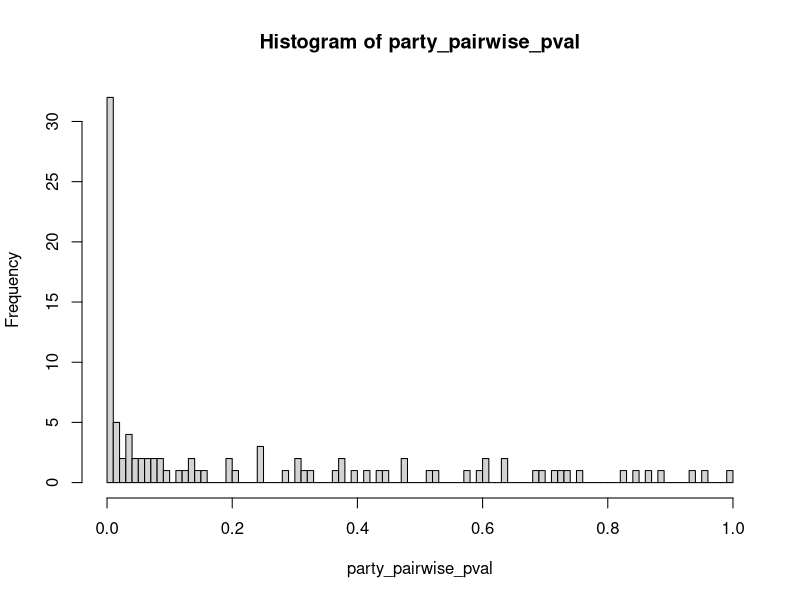
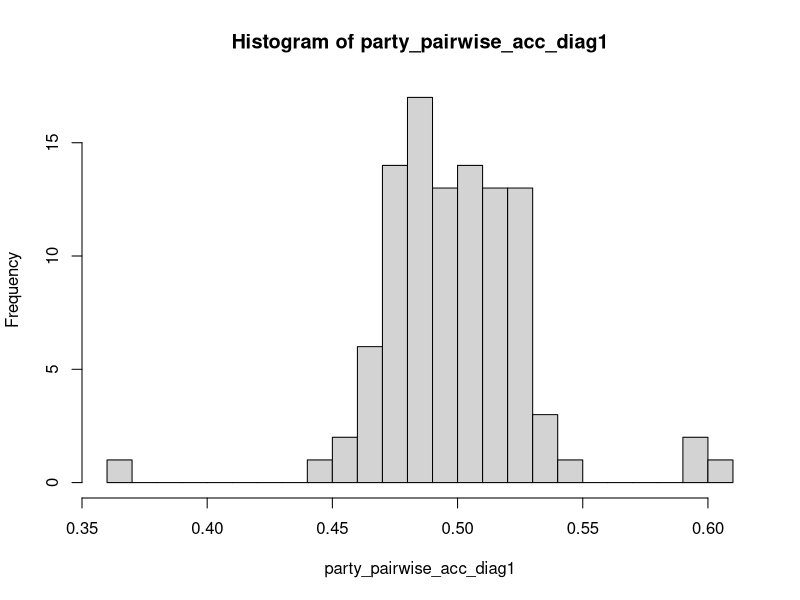
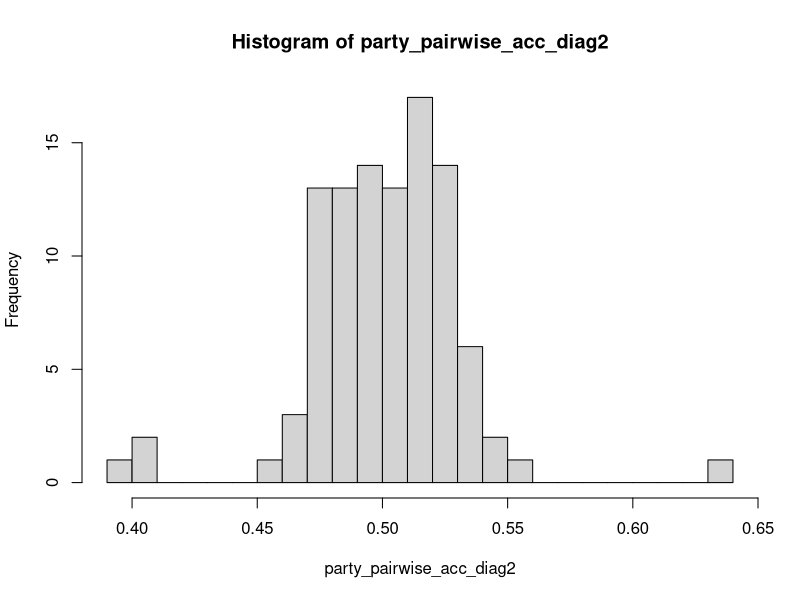
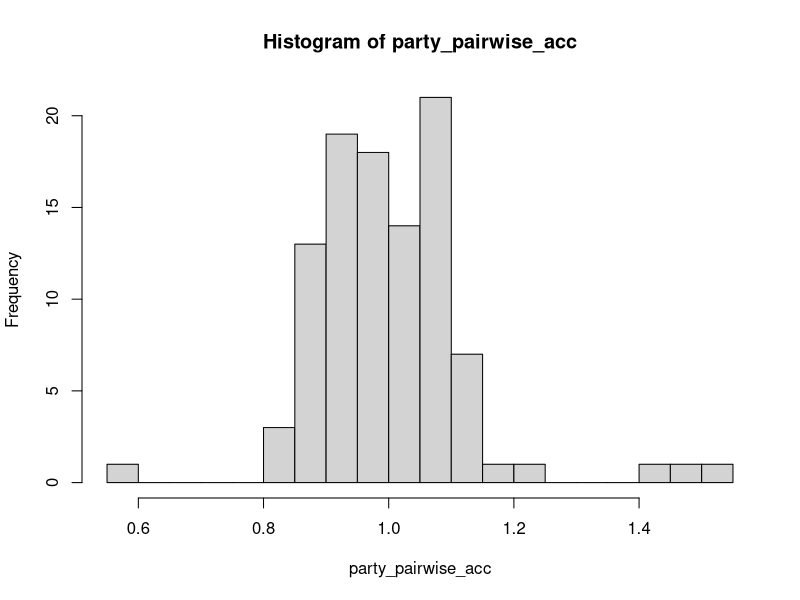
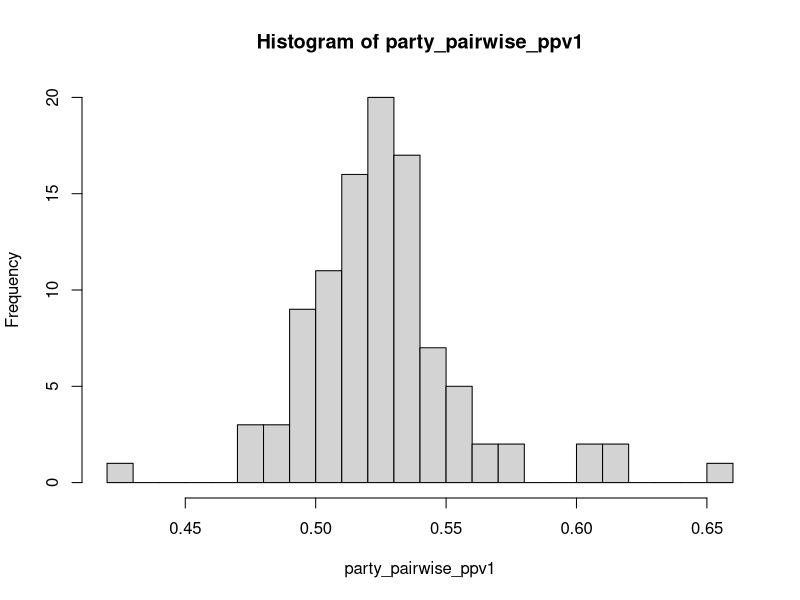
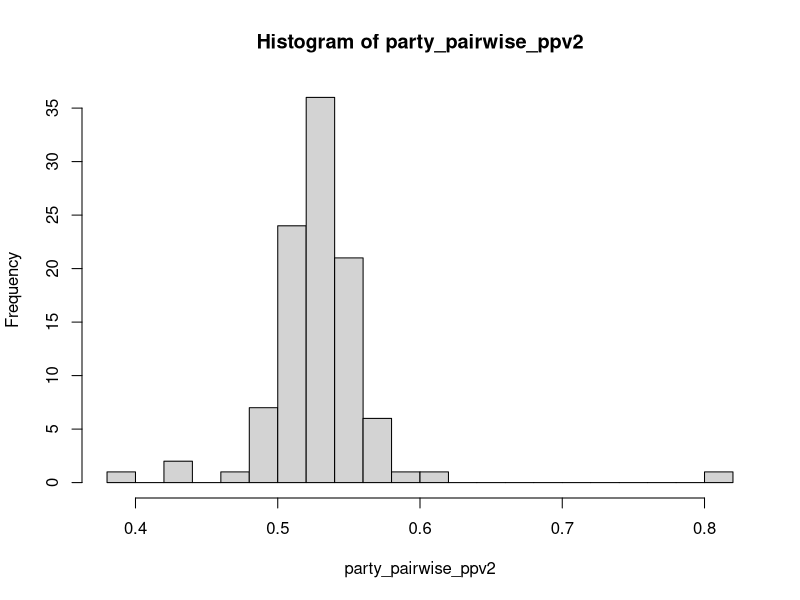
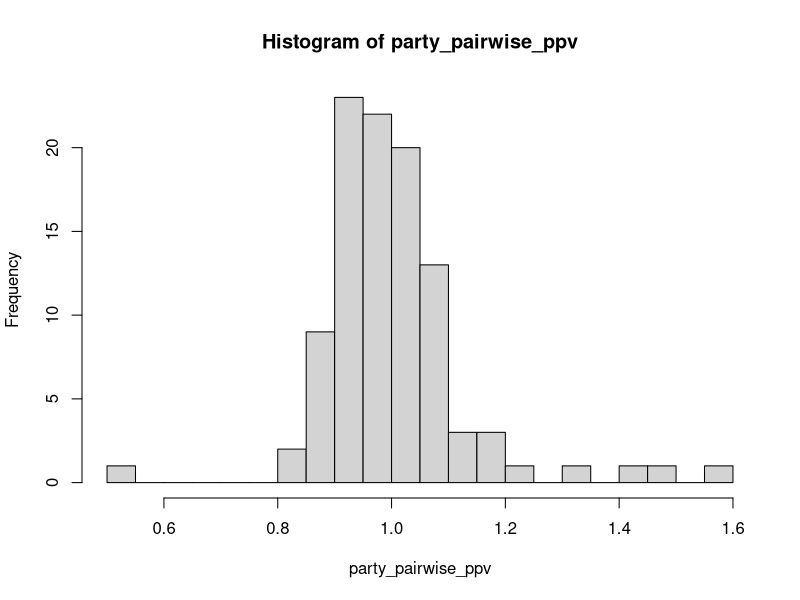

Reproduce these figures in R, in order. (Note: this script raises an error after producing the figures.)
#################################################################################
# Import training set but replace blanks with NA
trainChiSq <- read.csv("train2016.csv", na.strings = c("", "NA"))
str(trainChiSq)
summary(trainChiSq)

# note we just want to check the Question columns!
questions = grep("^Q",names(trainChiSq))

# Create vector identifying questions associated with OUTCOME (Party) using various 
# parameters: chi squared (cut and value), accuracy (both diags), PPV (both responses)
# Loop over all the questions

party_pairwise_acc_diag1 <- vector()
party_pairwise_acc_diag2 <- vector()
party_pairwise_acc <- vector()
party_pairwise_ppv1 <- vector()
party_pairwise_ppv2 <- vector()
party_pairwise_ppv <- vector()
party_pairwise_cut <- vector()
party_pairwise_pval <- vector()
for(i in questions){
        resultsTable = table(trainChiSq$Party,trainChiSq[[i]])
        x <- chisq.test( resultsTable)
        party_pairwise_acc_diag1[i] <- (resultsTable[1,1]+resultsTable[2,2])/sum(resultsTable)
        party_pairwise_acc_diag2[i] <- (resultsTable[1,2]+resultsTable[2,1])/sum(resultsTable)
        party_pairwise_acc[i] <- party_pairwise_acc_diag1[i]/party_pairwise_acc_diag2[i]
        party_pairwise_ppv1[i] <- resultsTable[1,1]/(resultsTable[1,1]+resultsTable[2,1])
        party_pairwise_ppv2[i] <- resultsTable[1,2]/(resultsTable[1,2]+resultsTable[2,2])
        party_pairwise_ppv[i] <- party_pairwise_ppv1[i]/party_pairwise_ppv2[i]
        party_pairwise_cut[i] <- x$p.value < 0.000001
        party_pairwise_pval[i] <- x$p.value
}

# Plot data to choose cut points for data
hist(party_pairwise_pval, breaks = 100)

hist(party_pairwise_acc_diag1, breaks = 20)
hist(party_pairwise_acc_diag2, breaks = 20)
hist(party_pairwise_acc, breaks = 20)

hist(party_pairwise_ppv1, breaks = 20)
hist(party_pairwise_ppv2, breaks = 20)
hist(party_pairwise_ppv, breaks = 20)

# boxplot(party_pairwise_acc_diag2 ~ party_pairwise_cut)

# head(party_pairwise_acc_diag1, 20)
# head(party_pairwise_acc_diag2, 20)
# head(party_pairwise_acc, 20)
# head(party_pairwise_ppv, 20)
# head(party_pairwise_cut, 20)
# head(party_pairwise_pval, 20)


# Review which type of selection to use: decided on ChiSq p value in the end
seln_acc_diag1 <- which(party_pairwise_acc_diag1 < 0.44 | party_pairwise_acc_diag1 > 0.55)
seln_acc_diag2 <- which(party_pairwise_acc_diag2 < 0.45 | party_pairwise_acc_diag2 > 0.56)
seln_acc <- which(party_pairwise_acc < 0.7 | party_pairwise_acc > 1.3)

seln_ppv1 <- which(party_pairwise_ppv1 < 0.45 | party_pairwise_ppv1 > 0.6)
seln_ppv2 <- which(party_pairwise_ppv2 < 0.45 | party_pairwise_ppv2 > 0.65)
seln_ppv <- which(party_pairwise_ppv < 0.8 | party_pairwise_ppv > 1.2)

# This contains all of the others:
seln_cut <- which(party_pairwise_cut)

sigQs <- names(trainChiSq)[seln_cut]
sigQs <- sigQs[!is.na(sigQs)]
sigQs

# Note that Q113181 and Q98197 are almost identical, but Q113181 has fewer NAs
plot(jitter(as.numeric(trainChiSq$"Q113181"), 2), jitter(as.numeric(trainChiSq$"Q98197"), 2))
sum(is.na(trainChiSq$"Q113181"))
sum(is.na(trainChiSq$"Q98197"))

sigQs <- sigQs[-which(sigQs == "Q98197")]


################################################################################
# Now repeat for higher threshold of cut (10 fold higher), ignoring other methods:

party_pairwise_cut <- vector()
party_pairwise_pval <- vector()
for(i in questions){
        resultsTable = table(trainChiSq$Party,trainChiSq[[i]])
        x <- chisq.test( resultsTable)
        party_pairwise_cut[i] <- x$p.value < 0.00001
        party_pairwise_pval[i] <- x$p.value
}
seln_cut <- which(party_pairwise_cut)
sigQs <- names(trainChiSq)[seln_cut]
sigQs <- sigQs[!is.na(sigQs)]
sigQs

# This adds another two questions

# Now repeat for higher threshold of cut (10 fold higher), ignoring other methods:
party_pairwise_cut <- vector()
party_pairwise_pval <- vector()
for(i in questions){
        resultsTable = table(trainChiSq$Party,trainChiSq[[i]])
        x <- chisq.test( resultsTable)
        party_pairwise_cut[i] <- x$p.value < 0.0001
        party_pairwise_pval[i] <- x$p.value
}
seln_cut <- which(party_pairwise_cut)
sigQs <- names(trainChiSq)[seln_cut]
sigQs <- sigQs[!is.na(sigQs)]
sigQs

# This adds another three questions
# Final list of questions associated with Party in univariate (ChiSq) analysis
sigQs <- sigQs[-which(sigQs == "Q98197")]

################################################################################
# Check each against the other for extreme correlation: doesn't appear to be any

mat_sigQs <- expand.grid(names(trainChiSq)[which(names(trainChiSq) %in% sigQs)], 
                   names(trainChiSq)[which(names(trainChiSq) %in% sigQs)])
class(mat_sigQs)
mat_sigQs

output_pairwise_cut <- vector()
output_pairwise_pval <- vector()
for(i in 1:nrow(mat_sigQs)){
        resultsTable = table(trainChiSq[ , as.character(mat_sigQs$Var1[i])], 
                             trainChiSq[ , as.character(mat_sigQs$Var2[i])], 
                             useNA = "no")
        x <- chisq.test( resultsTable)
        output_pairwise_cut[[i]] <- x$p.value < 0.000001
        output_pairwise_pval[[i]] <- x$p.value
}
head(output_pairwise_cut)
head(output_pairwise_pval)
idx_p.val <- order(output_pairwise_pval)
sigQPlots <- mat_sigQs[idx_p.val, ]
# Remove first 12
sigQPlots <- sigQPlots[13:144, ]
# Take every second plot (duplicated)
sigQPlots <- sigQPlots[seq(from = 1, to = nrow(sigQPlots), by = 2), ]

# Plot selected combinations
par(mfrow = c(2, 2))
for(i in 1:nrow(sigQPlots)){
        plot(jitter(as.numeric(trainChiSq[ , as.character(sigQPlots[i, 1])], 2)), 
             jitter(as.numeric(trainChiSq[ , as.character(sigQPlots[i, 2])], 2)),
             xlab = as.character(sigQPlots[i, 1]),
             ylab = as.character(sigQPlots[i, 2]),
             cex = 0.1)
}
par(mfrow = c(1, 1))
################################################################################
# Pairwise ChiSq between question variables

# Create dataframe for pairwise comparisons
df_Qs2x2 <- expand.grid(names(trainChiSq)[questions], names(trainChiSq)[questions])
# Remove identities
df_Qs2x2 <- df_Qs2x2[-which(df_Qs2x2$Var1 == df_Qs2x2$Var2), ]


Qs2x2_pairwise_cut <- vector()
Qs2x2_pairwise_pval <- vector()
for(i in 1:nrow(df_Qs2x2)){
        resultsTable = table(trainChiSq[ , as.character(df_Qs2x2$Var1[i])], 
                             trainChiSq[ , as.character(df_Qs2x2$Var2[i])], 
                             useNA = "no")
        x <- chisq.test( resultsTable)
        Qs2x2_pairwise_cut[[i]] <- x$p.value < 0.000001
        Qs2x2_pairwise_pval[[i]] <- x$p.value
}

# Identify smallest p values
idx_p.val <- order(Qs2x2_pairwise_pval)
# Remove duplicates
idx_p.val <- idx_p.val[seq(from = 1, to = length(idx_p.val), by = 2)]

highCorPlots <- df_Qs2x2[idx_p.val, ]
# head(highCorPlots, 30)
# highCorPlots[highCorPlots$Var1 == "Q98197" & highCorPlots$Var2 == "Q116441", ]

# Plot highly correlated variables against a range of others
par(mfrow = c(3, 3))
for(i in 301:400){
        # for(j in 1:4){
                plot(jitter(as.numeric(trainChiSq[ , as.character(highCorPlots[i, 1])], 2)), 
                     jitter(as.numeric(trainChiSq[ , as.character(highCorPlots[i, 2])], 2)),
                     xlab = as.character(highCorPlots[i, 1]),
                     ylab = as.character(highCorPlots[i, 2]),
                     # main = j,
                     cex = 0.1)
        # }
}
par(mfrow = c(1, 1))

# Create list of pairwise correlated questions
corr_Qs <- list()
for(i in seq_along(names(trainChiSq)[questions])){
                # out <- list()
                corr_Qs[[i]] <- which(highCorPlots[ ,1] == names(trainChiSq)[questions[i]] |
                                highCorPlots[ ,2] == names(trainChiSq)[questions[i]])
                corr_Qs <- c(corr_Qs, corr_Qs[[i]])
}

# Reduce to 101 questions and add their names
corr_Qs <- corr_Qs[1:101]
names(corr_Qs) <- names(trainChiSq)[questions]
# Take top 15 correlations
corr_Qs <- lapply(corr_Qs, function(x) head(x, 15))

# Create list of actual questions
corr_Qs_list <- vector("list", 101)
for(i in 1:101)  {
        for(j in 1:15){
                s <- vector()
                s <- as.character(unlist(highCorPlots[corr_Qs[[i]][j], ]))
                corr_Qs_list[[i]][j] <- s[s != names(trainChiSq)[7 + i]]
                corr_Qs_list <- c(corr_Qs_list, corr_Qs_list[[i]][j])
        }
}

# Reduce to 101 questions and add their names
corr_Qs_list <- corr_Qs_list[1:101]
names(corr_Qs_list) <- names(trainChiSq)[questions]
corr_Qs_list

################################################################################
################################################################################


test <- as.character(unlist(highCorPlots[corr_Qs[[1]][3], ]))
names(trainChiSq)[7 + 1]
corr_Qs[[1]]
test <- test[test != names(trainChiSq)[7 + 1]]

test <- lapply(corr_Qs, length)
head(unlist(test), 1000)
hist(unlist(test))
highCorPlots[ 436, ]
highCorPlots[4536, ]
highCorPlots[4604, ]
highCorPlots[4757, ]


names(trainChiSq)[questions]
seq_along(questions)
as.character(highCorPlots[1, 1])
# head(mat)
# head(trainChiSq[ ,"Q124742"])
# head(trainChiSq[ , as.character(mat$Var1)[1]])
# head(mat, 8)

# testTable <- table(trainChiSq[, as.character(mat$Var1)[7]], 
#                    trainChiSq[ ,as.character(mat$Var2)[7]], 
#                    useNA = "no")
# testTable
# chisq.test(testTable)$p.value

# mat$assocn <- output_pairwise_cut
# head(mat, 20)
# Find identities
# mat$identity <- ifelse(mat$Var1 == mat$Var2, TRUE, FALSE)
# Find duplicates
# mat$dup <- ifelse(paste0(mat$Var1, mat$Var2) == paste0(mat$Var2, mat$Var1), TRUE, FALSE)
# nrow(mat[mat$identity == TRUE | mat$dup == TRUE, ])
# mat[mat$Var1 == "Q96024" & mat$Var2 == "Q98197", ]
# mat[mat$Var1 == "Q98197" & mat$Var2 == "Q96024", ]
# head(paste0(mat$Var1, mat$Var2))
# class(output_pairwise_cut)

# create matrix with the pairwise correlated questions
mat_pairwise <- matrix(output_pairwise_cut, length(questions), length(questions))

# as.numeric(mat_pairwise)
# length(mat_pairwise)
# dim(mat_pairwise)
rownames(mat_pairwise) <- names(trainChiSq[questions])
colnames(mat_pairwise) <- names(trainChiSq[questions])

# mat_pairwise[!lower.tri(mat_pairwise)] <- 0  # unnecessary if parameters set below
# sum(mat_pairwise)


# create graph showing the correlations (edges) between questions (vertices)
library(igraph)
# ?igraph
# take upper triangular matrix and exclude diagonal to avoid repeat/identity matches
pairwise <- graph_from_adjacency_matrix(adjmatrix = mat_pairwise, 
                                        mode = "upper", 
                                        diag = FALSE,
                                        add.colnames = NULL, add.rownames = NA)
# print(pairwise)
# str(pairwise)

# make size proportional to the degree of each vertex
V(pairwise)$size = degree(pairwise)/2+2
plot(pairwise, vertex.label=NA)

# How many vertices linked to more than x others
# sum(degree(pairwise) > 20)
# sum(degree(pairwise) > 50)
# max(degree(pairwise))
# min(degree(pairwise))


no_corr_Q <- which(degree(pairwise) == 0)
lo_corr_Q <- which(degree(pairwise) < 10)
hi_corr_Q <- which(degree(pairwise) > 20)

# Ensure no overlap between groups
# sort(names(no_corr_Q))
# sort(names(lo_corr_Q))
# sort(names(hi_corr_Q))
# names(no_corr_Q) %in% names(lo_corr_Q)
# names(lo_corr_Q) %in% names(hi_corr_Q)        


# names(no_corr_Q) %in% sigQs
# names(lo_corr_Q) %in% sigQs
# names(hi_corr_Q) %in% sigQs

# High degree questions also correlated with outcome
a <- hi_corr_Q[names(hi_corr_Q) %in% sigQs]
question_list[question_list$Question_ID %in% names(a), 1:2]

# High degree questions not correlated with outcome
b <- hi_corr_Q[!c(names(hi_corr_Q) %in% sigQs)]
question_list[question_list$Question_ID %in% names(b), 1:2]

# Low degree questions also correlated with outcome
c <- lo_corr_Q[c(names(lo_corr_Q) %in% sigQs)]
question_list[question_list$Question_ID %in% names(c), 1:2]

# Low degree questions not correlated with outcome
d <- lo_corr_Q[!c(names(lo_corr_Q) %in% sigQs)]
question_list[question_list$Question_ID %in% names(d), 1:2]

